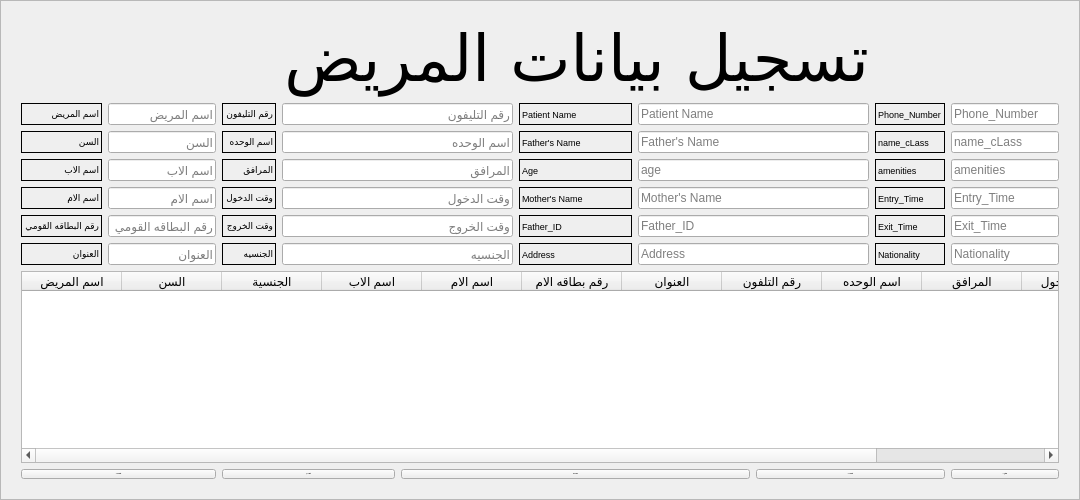
        <widget class="QFrame" name="frame_pages">
         <property name="frameShape">
          <enum>QFrame::StyledPanel</enum>
         </property>
         <property name="frameShadow">
          <enum>QFrame::Raised</enum>
         </property>
         <layout class="QVBoxLayout" name="verticalLayout_5">
          <item>
           <widget class="QStackedWidget" name="stackedWidget">
            <property name="currentIndex">
             <number>0</number>
            </property>
            <widget class="QWidget" name="page_1">
             <layout class="QVBoxLayout" name="verticalLayout_7">
              <property name="spacing">
               <number>0</number>
              </property>
              <property name="leftMargin">
               <number>0</number>
              </property>
              <property name="topMargin">
               <number>0</number>
              </property>
              <property name="rightMargin">
               <number>0</number>
              </property>
              <property name="bottomMargin">
               <number>0</number>
              </property>
              <item>
               <widget class="QWidget" name="widget" native="true">
                <property name="layoutDirection">
                 <enum>Qt::LeftToRight</enum>
                </property>
                <layout class="QGridLayout" name="gridLayout">
                 <item row="3" column="3" colspan="2">
                  <widget class="QLineEdit" name="lineEdit_7">
                   <property name="placeholderText">
                    <string>المرافق</string>
                   </property>
                  </widget>
                 </item>
                 <item row="6" column="3" colspan="2">
                  <widget class="QLineEdit" name="lineEdit_22">
                   <property name="text">
                    <string/>
                   </property>
                   <property name="placeholderText">
                    <string>الجنسيه</string>
                   </property>
                  </widget>
                 </item>
                 <item row="3" column="8">
                  <widget class="QLabel" name="label_20">
                   <property name="font">
                    <font>
                     <pointsize>7</pointsize>
                    </font>
                   </property>
                   <property name="frameShape">
                    <enum>QFrame::Box</enum>
                   </property>
                   <property name="text">
                    <string>amenities</string>
                   </property>
                  </widget>
                 </item>
                 <item row="2" column="9">
                  <widget class="QLineEdit" name="lineEdit_14">
                   <property name="text">
                    <string/>
                   </property>
                   <property name="placeholderText">
                    <string>name_cLass</string>
                   </property>
                  </widget>
                 </item>
                 <item row="4" column="5">
                  <widget class="QLabel" name="label_27">
                   <property name="font">
                    <font>
                     <pointsize>7</pointsize>
                    </font>
                   </property>
                   <property name="frameShape">
                    <enum>QFrame::Box</enum>
                   </property>
                   <property name="text">
                    <string>Mother's Name</string>
                   </property>
                  </widget>
                 </item>
                 <item row="3" column="5">
                  <widget class="QLabel" name="label_26">
                   <property name="font">
                    <font>
                     <pointsize>7</pointsize>
                    </font>
                   </property>
                   <property name="frameShape">
                    <enum>QFrame::Box</enum>
                   </property>
                   <property name="text">
                    <string>Age</string>
                   </property>
                  </widget>
                 </item>
                 <item row="5" column="3" colspan="2">
                  <widget class="QLineEdit" name="lineEdit_2">
                   <property name="autoFillBackground">
                    <bool>false</bool>
                   </property>
                   <property name="placeholderText">
                    <string>وقت الخروج</string>
                   </property>
                  </widget>
                 </item>
                 <item row="6" column="0">
                  <widget class="QLabel" name="label_10">
                   <property name="font">
                    <font>
                     <pointsize>7</pointsize>
                    </font>
                   </property>
                   <property name="frameShape">
                    <enum>QFrame::Box</enum>
                   </property>
                   <property name="text">
                    <string>العنوان</string>
                   </property>
                  </widget>
                 </item>
                 <item row="6" column="8">
                  <widget class="QLabel" name="label_23">
                   <property name="font">
                    <font>
                     <pointsize>7</pointsize>
                    </font>
                   </property>
                   <property name="frameShape">
                    <enum>QFrame::Box</enum>
                   </property>
                   <property name="text">
                    <string>Nationality</string>
                   </property>
                  </widget>
                 </item>
                 <item row="5" column="8">
                  <widget class="QLabel" name="label_22">
                   <property name="font">
                    <font>
                     <pointsize>7</pointsize>
                    </font>
                   </property>
                   <property name="frameShape">
                    <enum>QFrame::Box</enum>
                   </property>
                   <property name="text">
                    <string>Exit_Time</string>
                   </property>
                  </widget>
                 </item>
                 <item row="8" column="0" colspan="2">
                  <widget class="QPushButton" name="pushButton_7">
                   <property name="font">
                    <font>
                     <pointsize>-1</pointsize>
                     <weight>75</weight>
                     <bold>true</bold>
                     <underline>false</underline>
                     <strikeout>false</strikeout>
                    </font>
                   </property>
                   <property name="text">
                    <string>طباعه/print</string>
                   </property>
                   <property name="icon">
                    <iconset resource="reso_from_qt.qrc">
                     <normaloff>:/icons/icons/cil-save.png</normaloff>:/icons/icons/cil-save.png</iconset>
                   </property>
                   <property name="iconSize">
                    <size>
                     <width>32</width>
                     <height>32</height>
                    </size>
                   </property>
                  </widget>
                 </item>
                 <item row="3" column="1">
                  <widget class="QLineEdit" name="lineEdit_6">
                   <property name="placeholderText">
                    <string>اسم الاب</string>
                   </property>
                  </widget>
                 </item>
                 <item row="6" column="9">
                  <widget class="QLineEdit" name="lineEdit_24">
                   <property name="text">
                    <string/>
                   </property>
                   <property name="placeholderText">
                    <string>Nationality</string>
                   </property>
                  </widget>
                 </item>
                 <item row="4" column="9">
                  <widget class="QLineEdit" name="lineEdit_18">
                   <property name="text">
                    <string/>
                   </property>
                   <property name="placeholderText">
                    <string>Entry_Time</string>
                   </property>
                  </widget>
                 </item>
                 <item row="4" column="0">
                  <widget class="QLabel" name="label_9">
                   <property name="font">
                    <font>
                     <pointsize>7</pointsize>
                    </font>
                   </property>
                   <property name="frameShape">
                    <enum>QFrame::Box</enum>
                   </property>
                   <property name="text">
                    <string>اسم الام</string>
                   </property>
                  </widget>
                 </item>
                 <item row="1" column="6" colspan="2">
                  <widget class="QLineEdit" name="lineEdit_5">
                   <property name="autoFillBackground">
                    <bool>false</bool>
                   </property>
                   <property name="text">
                    <string/>
                   </property>
                   <property name="placeholderText">
                    <string>Patient Name</string>
                   </property>
                  </widget>
                 </item>
                 <item row="3" column="6" colspan="2">
                  <widget class="QLineEdit" name="lineEdit_23">
                   <property name="text">
                    <string/>
                   </property>
                   <property name="placeholderText">
                    <string>age</string>
                   </property>
                  </widget>
                 </item>
                 <item row="1" column="8">
                  <widget class="QLabel" name="label_18">
                   <property name="font">
                    <font>
                     <pointsize>7</pointsize>
                    </font>
                   </property>
                   <property name="frameShape">
                    <enum>QFrame::Box</enum>
                   </property>
                   <property name="text">
                    <string>Phone_Number</string>
                   </property>
                  </widget>
                 </item>
                 <item row="6" column="1">
                  <widget class="QLineEdit" name="lineEdit_10">
                   <property name="placeholderText">
                    <string>العنوان</string>
                   </property>
                  </widget>
                 </item>
                 <item row="1" column="0">
                  <widget class="QLabel" name="label_6">
                   <property name="font">
                    <font>
                     <pointsize>7</pointsize>
                    </font>
                   </property>
                   <property name="frameShape">
                    <enum>QFrame::Box</enum>
                   </property>
                   <property name="text">
                    <string>اسم المريض</string>
                   </property>
                  </widget>
                 </item>
                 <item row="6" column="6" colspan="2">
                  <widget class="QLineEdit" name="lineEdit_20">
                   <property name="text">
                    <string/>
                   </property>
                   <property name="placeholderText">
                    <string>Address</string>
                   </property>
                  </widget>
                 </item>
                 <item row="3" column="0">
                  <widget class="QLabel" name="label_8">
                   <property name="font">
                    <font>
                     <pointsize>7</pointsize>
                    </font>
                   </property>
                   <property name="frameShape">
                    <enum>QFrame::Box</enum>
                   </property>
                   <property name="text">
                    <string>اسم الاب</string>
                   </property>
                  </widget>
                 </item>
                 <item row="2" column="2">
                  <widget class="QLabel" name="label_13">
                   <property name="font">
                    <font>
                     <pointsize>7</pointsize>
                    </font>
                   </property>
                   <property name="frameShape">
                    <enum>QFrame::Box</enum>
                   </property>
                   <property name="text">
                    <string>اسم الوحده</string>
                   </property>
                  </widget>
                 </item>
                 <item row="8" column="7" colspan="2">
                  <widget class="QPushButton" name="pushButton_8">
                   <property name="font">
                    <font>
                     <pointsize>-1</pointsize>
                     <weight>75</weight>
                     <bold>true</bold>
                     <underline>false</underline>
                     <strikeout>false</strikeout>
                    </font>
                   </property>
                   <property name="text">
                    <string>حذف/delete</string>
                   </property>
                   <property name="icon">
                    <iconset resource="reso_from_qt.qrc">
                     <normaloff>:/icons/icons/cil-remove.png</normaloff>:/icons/icons/cil-remove.png</iconset>
                   </property>
                   <property name="iconSize">
                    <size>
                     <width>32</width>
                     <height>32</height>
                    </size>
                   </property>
                  </widget>
                 </item>
                 <item row="5" column="6" colspan="2">
                  <widget class="QLineEdit" name="lineEdit_15">
                   <property name="text">
                    <string/>
                   </property>
                   <property name="placeholderText">
                    <string>Father_ID</string>
                   </property>
                  </widget>
                 </item>
                 <item row="1" column="2">
                  <widget class="QLabel" name="label_12">
                   <property name="font">
                    <font>
                     <pointsize>7</pointsize>
                    </font>
                   </property>
                   <property name="frameShape">
                    <enum>QFrame::Box</enum>
                   </property>
                   <property name="text">
                    <string>رقم التليفون</string>
                   </property>
                  </widget>
                 </item>
                 <item row="4" column="1">
                  <widget class="QLineEdit" name="lineEdit_4">
                   <property name="placeholderText">
                    <string>اسم الام</string>
                   </property>
                  </widget>
                 </item>
                 <item row="2" column="6" colspan="2">
                  <widget class="QLineEdit" name="lineEdit_13">
                   <property name="text">
                    <string/>
                   </property>
                   <property name="placeholderText">
                    <string>Father's Name</string>
                   </property>
                  </widget>
                 </item>
                 <item row="2" column="0">
                  <widget class="QLabel" name="label_7">
                   <property name="font">
                    <font>
                     <pointsize>7</pointsize>
                    </font>
                   </property>
                   <property name="frameShape">
                    <enum>QFrame::Box</enum>
                   </property>
                   <property name="text">
                    <string>السن</string>
                   </property>
                  </widget>
                 </item>
                 <item row="6" column="5">
                  <widget class="QLabel" name="label_29">
                   <property name="font">
                    <font>
                     <pointsize>7</pointsize>
                    </font>
                   </property>
                   <property name="frameShape">
                    <enum>QFrame::Box</enum>
                   </property>
                   <property name="text">
                    <string>Address</string>
                   </property>
                  </widget>
                 </item>
                 <item row="8" column="9">
                  <widget class="QPushButton" name="pushButton_9">
                   <property name="font">
                    <font>
                     <pointsize>-1</pointsize>
                     <weight>75</weight>
                     <bold>true</bold>
                     <underline>false</underline>
                     <strikeout>false</strikeout>
                    </font>
                   </property>
                   <property name="text">
                    <string>وقت/time</string>
                   </property>
                   <property name="icon">
                    <iconset resource="reso_from_qt.qrc">
                     <normaloff>:/icons/icons/cil-av-timer.png</normaloff>:/icons/icons/cil-av-timer.png</iconset>
                   </property>
                   <property name="iconSize">
                    <size>
                     <width>32</width>
                     <height>32</height>
                    </size>
                   </property>
                  </widget>
                 </item>
                 <item row="5" column="9">
                  <widget class="QLineEdit" name="lineEdit_19">
                   <property name="text">
                    <string/>
                   </property>
                   <property name="placeholderText">
                    <string>Exit_Time</string>
                   </property>
                  </widget>
                 </item>
                 <item row="2" column="1">
                  <widget class="QLineEdit" name="lineEdit_21">
                   <property name="placeholderText">
                    <string>السن</string>
                   </property>
                  </widget>
                 </item>
                 <item row="3" column="2">
                  <widget class="QLabel" name="label_14">
                   <property name="font">
                    <font>
                     <pointsize>7</pointsize>
                    </font>
                   </property>
                   <property name="frameShape">
                    <enum>QFrame::Box</enum>
                   </property>
                   <property name="text">
                    <string>المرافق</string>
                   </property>
                  </widget>
                 </item>
                 <item row="2" column="8">
                  <widget class="QLabel" name="label_19">
                   <property name="font">
                    <font>
                     <pointsize>7</pointsize>
                    </font>
                   </property>
                   <property name="frameShape">
                    <enum>QFrame::Box</enum>
                   </property>
                   <property name="text">
                    <string>name_cLass</string>
                   </property>
                  </widget>
                 </item>
                 <item row="8" column="4" colspan="3">
                  <widget class="QPushButton" name="pushButton_5">
                   <property name="font">
                    <font>
                     <pointsize>-1</pointsize>
                     <weight>75</weight>
                     <bold>true</bold>
                     <underline>false</underline>
                     <strikeout>false</strikeout>
                    </font>
                   </property>
                   <property name="text">
                    <string>حفظ/save</string>
                   </property>
                   <property name="icon">
                    <iconset resource="reso_from_qt.qrc">
                     <normaloff>:/icons/icons/cil-save.png</normaloff>:/icons/icons/cil-save.png</iconset>
                   </property>
                   <property name="iconSize">
                    <size>
                     <width>32</width>
                     <height>32</height>
                    </size>
                   </property>
                  </widget>
                 </item>
                 <item row="4" column="8">
                  <widget class="QLabel" name="label_21">
                   <property name="font">
                    <font>
                     <pointsize>7</pointsize>
                    </font>
                   </property>
                   <property name="frameShape">
                    <enum>QFrame::Box</enum>
                   </property>
                   <property name="text">
                    <string>Entry_Time</string>
                   </property>
                  </widget>
                 </item>
                 <item row="3" column="9">
                  <widget class="QLineEdit" name="lineEdit_16">
                   <property name="text">
                    <string/>
                   </property>
                   <property name="placeholderText">
                    <string>amenities</string>
                   </property>
                  </widget>
                 </item>
                 <item row="1" column="3" colspan="2">
                  <widget class="QLineEdit" name="lineEdit">
                   <property name="text">
                    <string/>
                   </property>
                   <property name="placeholderText">
                    <string>رقم التليفون</string>
                   </property>
                  </widget>
                 </item>
                 <item row="4" column="3" colspan="2">
                  <widget class="QLineEdit" name="lineEdit_8">
                   <property name="placeholderText">
                    <string>وقت الدخول</string>
                   </property>
                  </widget>
                 </item>
                 <item row="5" column="0">
                  <widget class="QLabel" name="label_11">
                   <property name="font">
                    <font>
                     <pointsize>7</pointsize>
                    </font>
                   </property>
                   <property name="frameShape">
                    <enum>QFrame::Box</enum>
                   </property>
                   <property name="text">
                    <string>رقم البطاقه القومي</string>
                   </property>
                  </widget>
                 </item>
                 <item row="7" column="0" colspan="10">
                  <widget class="QTableWidget" name="tableWidget">
                   <column>
                    <property name="text">
                     <string>اسم المريض</string>
                    </property>
                   </column>
                   <column>
                    <property name="text">
                     <string>السن</string>
                    </property>
                   </column>
                   <column>
                    <property name="text">
                     <string>الجنسية</string>
                    </property>
                   </column>
                   <column>
                    <property name="text">
                     <string>اسم الاب</string>
                    </property>
                   </column>
                   <column>
                    <property name="text">
                     <string>اسم الام</string>
                    </property>
                   </column>
                   <column>
                    <property name="text">
                     <string>رقم بطاقه الام</string>
                    </property>
                   </column>
                   <column>
                    <property name="text">
                     <string>العنوان</string>
                    </property>
                   </column>
                   <column>
                    <property name="text">
                     <string>رقم التلفون</string>
                    </property>
                   </column>
                   <column>
                    <property name="text">
                     <string>اسم الوحده</string>
                    </property>
                   </column>
                   <column>
                    <property name="text">
                     <string>المرافق</string>
                    </property>
                   </column>
                   <column>
                    <property name="text">
                     <string>وقت الدخول</string>
                    </property>
                   </column>
                   <column>
                    <property name="text">
                     <string>وقت الخروج</string>
                    </property>
                   </column>
                  </widget>
                 </item>
                 <item row="4" column="6" colspan="2">
                  <widget class="QLineEdit" name="lineEdit_17">
                   <property name="text">
                    <string/>
                   </property>
                   <property name="placeholderText">
                    <string>Mother's Name</string>
                   </property>
                  </widget>
                 </item>
                 <item row="2" column="3" colspan="2">
                  <widget class="QLineEdit" name="lineEdit_11">
                   <property name="placeholderText">
                    <string>اسم الوحده</string>
                   </property>
                  </widget>
                 </item>
                 <item row="4" column="2">
                  <widget class="QLabel" name="label_15">
                   <property name="font">
                    <font>
                     <pointsize>7</pointsize>
                    </font>
                   </property>
                   <property name="frameShape">
                    <enum>QFrame::Box</enum>
                   </property>
                   <property name="text">
                    <string>وقت الدخول</string>
                   </property>
                  </widget>
                 </item>
                 <item row="1" column="9">
                  <widget class="QLineEdit" name="lineEdit_12">
                   <property name="text">
                    <string/>
                   </property>
                   <property name="placeholderText">
                    <string>Phone_Number</string>
                   </property>
                  </widget>
                 </item>
                 <item row="5" column="2">
                  <widget class="QLabel" name="label_16">
                   <property name="font">
                    <font>
                     <pointsize>7</pointsize>
                    </font>
                   </property>
                   <property name="frameShape">
                    <enum>QFrame::Box</enum>
                   </property>
                   <property name="text">
                    <string>وقت الخروج</string>
                   </property>
                  </widget>
                 </item>
                 <item row="1" column="5">
                  <widget class="QLabel" name="label_24">
                   <property name="font">
                    <font>
                     <pointsize>7</pointsize>
                    </font>
                   </property>
                   <property name="frameShape">
                    <enum>QFrame::Box</enum>
                   </property>
                   <property name="text">
                    <string>Patient Name</string>
                   </property>
                  </widget>
                 </item>
                 <item row="5" column="5">
                  <widget class="QLabel" name="label_28">
                   <property name="font">
                    <font>
                     <pointsize>7</pointsize>
                    </font>
                   </property>
                   <property name="frameShape">
                    <enum>QFrame::Box</enum>
                   </property>
                   <property name="text">
                    <string>Father_ID</string>
                   </property>
                  </widget>
                 </item>
                 <item row="1" column="1">
                  <widget class="QLineEdit" name="lineEdit_9">
                   <property name="text">
                    <string/>
                   </property>
                   <property name="placeholderText">
                    <string>اسم المريض</string>
                   </property>
                  </widget>
                 </item>
                 <item row="5" column="1">
                  <widget class="QLineEdit" name="lineEdit_3">
                   <property name="placeholderText">
                    <string>رقم البطاقه القومي</string>
                   </property>
                  </widget>
                 </item>
                 <item row="6" column="2">
                  <widget class="QLabel" name="label_17">
                   <property name="font">
                    <font>
                     <pointsize>7</pointsize>
                    </font>
                   </property>
                   <property name="frameShape">
                    <enum>QFrame::Box</enum>
                   </property>
                   <property name="text">
                    <string>الجنسيه</string>
                   </property>
                  </widget>
                 </item>
                 <item row="2" column="5">
                  <widget class="QLabel" name="label_25">
                   <property name="font">
                    <font>
                     <pointsize>7</pointsize>
                    </font>
                   </property>
                   <property name="frameShape">
                    <enum>QFrame::Box</enum>
                   </property>
                   <property name="text">
                    <string>Father's Name</string>
                   </property>
                  </widget>
                 </item>
                 <item row="8" column="2" colspan="2">
                  <widget class="QPushButton" name="pushButton_6">
                   <property name="font">
                    <font>
                     <pointsize>-1</pointsize>
                     <weight>75</weight>
                     <bold>true</bold>
                     <underline>false</underline>
                     <strikeout>false</strikeout>
                    </font>
                   </property>
                   <property name="text">
                    <string>تعديل/Edit</string>
                   </property>
                   <property name="icon">
                    <iconset resource="reso_from_qt.qrc">
                     <normaloff>:/icons/icons/cil-credit-card.png</normaloff>:/icons/icons/cil-credit-card.png</iconset>
                   </property>
                   <property name="iconSize">
                    <size>
                     <width>32</width>
                     <height>32</height>
                    </size>
                   </property>
                  </widget>
                 </item>
                 <item row="0" column="3" colspan="5" alignment="Qt::AlignHCenter">
                  <widget class="QLabel" name="label_4">
                   <property name="font">
                    <font>
                     <family>Aldhabi</family>
                     <pointsize>48</pointsize>
                    </font>
                   </property>
                   <property name="text">
                    <string>تسجيل بيانات المريض</string>
                   </property>
                  </widget>
                 </item>
                </layout>
               </widget>
              </item>
             </layout>
            </widget>
            <widget class="QWidget" name="page_4">
             <widget class="QWidget" name="widget_2" native="true">
              <property name="geometry">
               <rect>
                <x>0</x>
                <y>10</y>
                <width>1061</width>
                <height>501</height>
               </rect>
              </property>
             </widget>
            </widget>
            <widget class="QWidget" name="page_6">
             <layout class="QFormLayout" name="formLayout"/>
            </widget>
            <widget class="QWidget" name="page">
             <widget class="QWidget" name="widget_4" native="true">
              <property name="geometry">
               <rect>
                <x>200</x>
                <y>110</y>
                <width>621</width>
                <height>301</height>
               </rect>
              </property>
             </widget>
            </widget>
            <widget class="QWidget" name="page_5"/>
            <widget class="QWidget" name="page_2">
             <layout class="QVBoxLayout" name="verticalLayout_6"/>
            </widget>
            <widget class="QWidget" name="page_3">
             <layout class="QGridLayout" name="gridLayout_2"/>
            </widget>
           </widget>
          </item>
         </layout>
        </widget>
